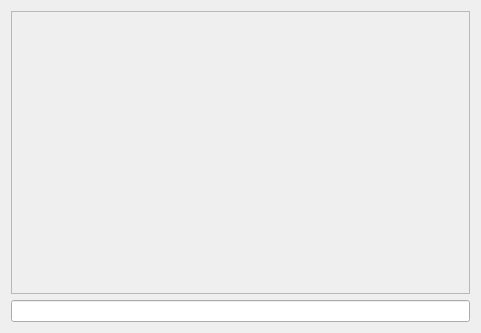
<?xml version="1.0" encoding="UTF-8"?>
<ui version="4.0">
 <class>Form</class>
 <widget class="QWidget" name="Form">
  <property name="geometry">
   <rect>
    <x>0</x>
    <y>0</y>
    <width>481</width>
    <height>333</height>
   </rect>
  </property>
  <property name="windowTitle">
   <string>Form</string>
  </property>
  <layout class="QVBoxLayout" name="verticalLayout">
   <item>
    <widget class="QFrame" name="layout_frame">
     <property name="font">
      <font>
       <kerning>true</kerning>
      </font>
     </property>
     <property name="frameShape">
      <enum>QFrame::StyledPanel</enum>
     </property>
     <property name="frameShadow">
      <enum>QFrame::Raised</enum>
     </property>
    </widget>
   </item>
   <item>
    <widget class="QLineEdit" name="lineEdit"/>
   </item>
  </layout>
 </widget>
 <resources/>
 <connections/>
</ui>
